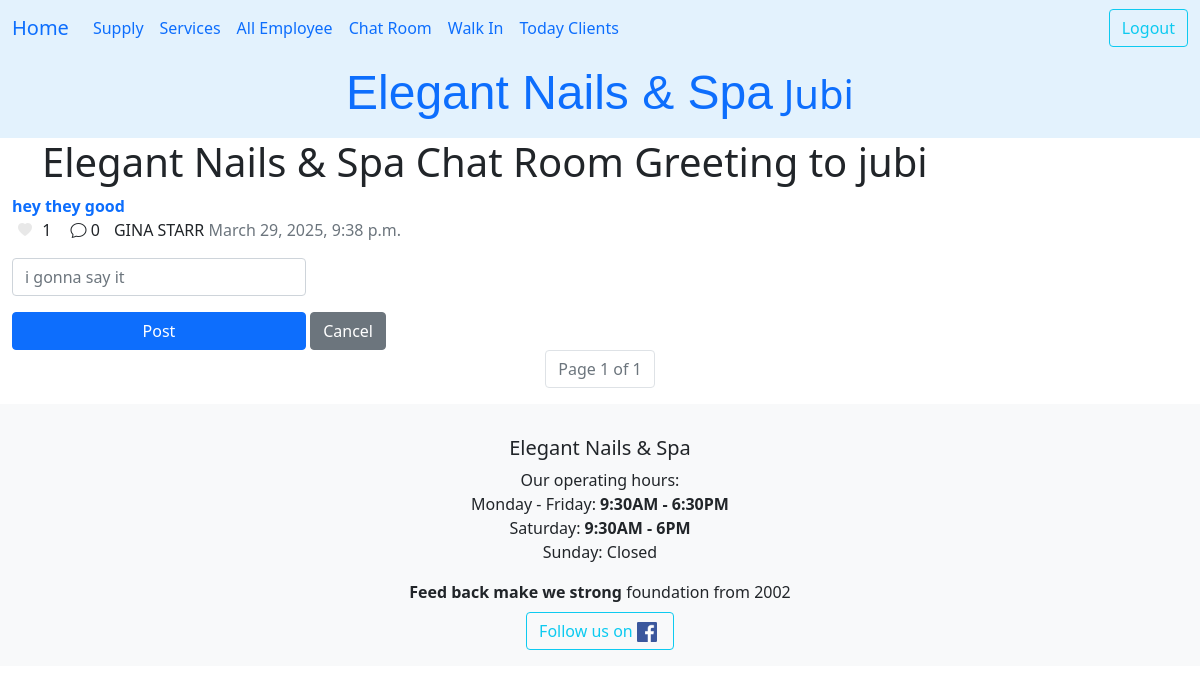
The app's page /ledger/user_chat_room/ (signed in), older data.
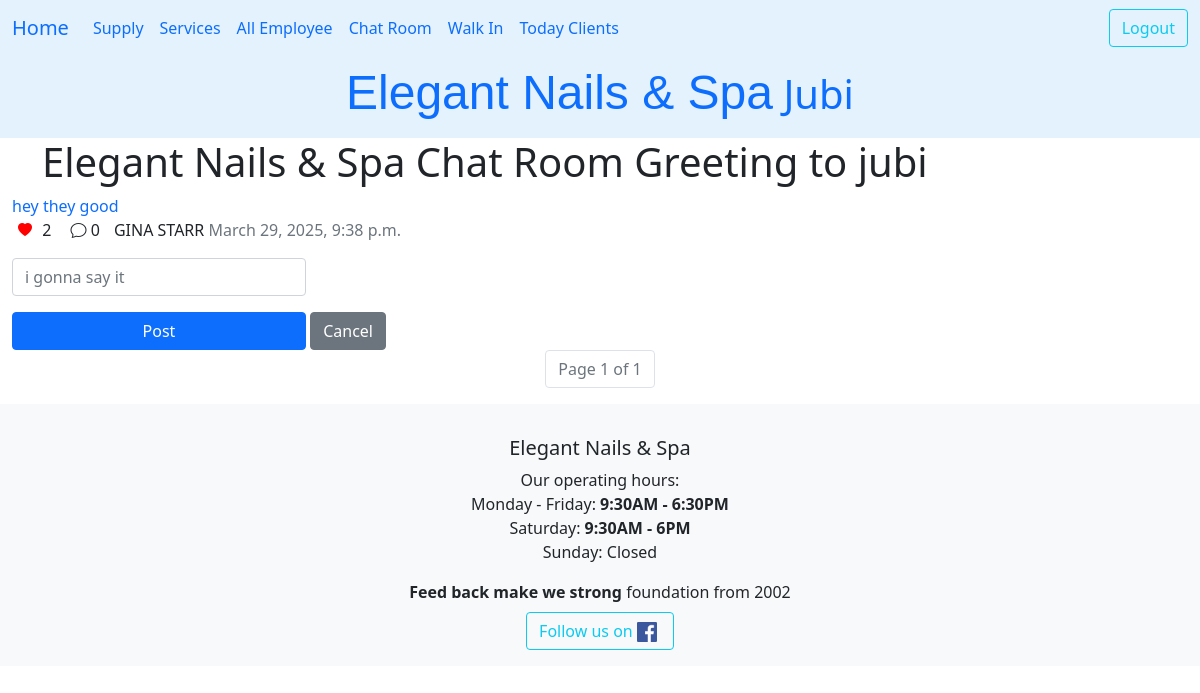
The same page, newer data.
### ledger/models.py (models this page shows, shortened)
class Chat(models.Model):
    isNew = models.BooleanField(default=True)
    text = models.TextField(validators=[MinLengthValidator(1, "What's your message.")])
    created_at = models.DateTimeField(auto_now_add=True)
    reply_to = models.ForeignKey('self', on_delete=models.CASCADE, null=True, blank=True, related_name='replies')
    owner = models.ForeignKey(settings.AUTH_USER_MODEL, on_delete=models.CASCADE, related_name="chats", null=True)
    client = models.ForeignKey(Khach, on_delete=models.CASCADE, related_name="client_chats", null=True, blank=True)
    @property
    def total_likes(self):
        return self.likes.count()
    @property
    def client_name(self):
        return self.client.full_name if self.client else "@Manager"
    @property
    def get_reply_count(self):
        return self.replies.count()
    def get_detail_url(self):
        return reverse('ledger:user_chat_detail', kwargs={'pk': self.pk})

class Khach(models.Model):
    class Status(models.TextChoices):
        online = "Confirmed"
        anyone = "Anyone"
        cancel = "Cancel"
    full_name = models.CharField(max_length=25, validators=[MinLengthValidator(5)])
    phone = PhoneNumberField()
    email = models.EmailField(max_length=40, null=True, blank=True, help_text="Enter your email for booking confirmations.")
    technician = models.ForeignKey(Technician, on_delete=models.SET_NULL, null=True, blank=True, related_name='khachs')
    points = models.PositiveIntegerField(default=0)
    first_comes = models.DateTimeField(editable=False,auto_now_add=True)
    desc = models.TextField(max_length=250,blank=True, null=True)
    services = models.ManyToManyField("Service", blank=True, related_name="khachs")
    status = models.CharField(choices=Status.choices, max_length=20, default=Status.online, help_text="Choose anyone as an alternate!")
    day_comes = models.DateField()
    time_at = models.TimeField()
    tag = models.CharField(max_length=20, null=True, blank=True)
    birthday = models.DateField(null=True, blank=True)
    history = HistoricalRecords()
    class Meta:
        unique_together = ('full_name','phone',)#put email here for production, increase secure for chat
        ordering = ['full_name','-day_comes']

### ledger/views.py (the view)
# urls.py: path('ledger/user_chat_room/', views.UserChatView.as_view(), name="user_chat_room"),
class UserChatView(LoginRequiredMixin, View):
    template = "ledger/user_chat_room.html"
    def get(self, request):
        chu_tai_khoan = request.user
        allChat = Chat.objects.filter(reply_to__isnull=True).order_by('-created_at').select_related("client").prefetch_related(
            Prefetch('likes', queryset=Like.objects.filter(owner=chu_tai_khoan), to_attr='current_owner_like')
        )
        allChat = allChat[:100]
        paginator = Paginator(allChat, 25)
        page_number = request.GET.get('page', 1)
        page_obj = paginator.get_page(page_number)
        chat_form = ChatForm()
        context = {
            'page_obj' : page_obj, 'chat_form': chat_form,
        }
        return render(request, self.template, context)

### ledger/forms.py
class ChatForm(forms.ModelForm):
    text = forms.CharField(required=True,min_length=1, max_length=500, strip=True, label="",
                           widget=forms.TextInput(
                        attrs={'placeholder': 'i gonna say it'}))
    class Meta:
        model = Chat
        fields = ['text']

### ledger/templates/ledger/user_chat_room.html (shortened to what this page needs)
{% extends 'base.html' %}
{% load crispy_forms_tags %}
{% load crispy_forms_filters %}
{% load static %}
{% block heading %}
<h1>Elegant Nails & Spa Chat Room Greeting to {{ user.username }}</h1>
{% endblock heading %}
{% block content %}
    {% for talk in page_obj %}
    <div>
        <a class="text-decoration-none link-offset-2 link-underline link-underline-opacity-0" href="{{ talk.get_detail_url }}">
            <span class="chat-text {% if talk.isNew %}fw-bold{% endif %}">{{ talk.text }} </span>
        </a>
        <p>
            <button class="like-button {% if talk.current_owner_like %}liked{% endif %}"
                data-chat-id="{{ talk.id }}"
                data-url="{% url 'ledger:user_chat_like' talk.id %}">
                <i class="bi bi-heart-fill"></i>
        </button>
        <span class="like-count">
            {{ talk.total_likes }}
        </span>
        <span class="reply-count">
            <i class="bi bi-chat"></i> {{ talk.get_reply_count }}
        </span>
            {% if talk.owner == user %}
            @Manager
            {% else %}
            {{ talk.client_name }}
            {% endif %}
            <span class="fw-light text-secondary">{{ talk.created_at }}</span>
        </p>
    </div>
    {% endfor %}
    <form action="{% url 'ledger:user_chat_create' %}" method="post">
        <div class="form-floating col-md-3 align-items-center">
        <div class="col-auto ">
            {{ chat_form | crispy }}
    </div>
</div>
        <button type="submit" class="btn btn-primary w-25">Post</button>
        <button type="submit" class="btn btn-secondary" onclick="window.location='{% url 'ledger:index' %}'; return false; ">Cancel</button>
    </form>
   <nav aria-label="Page navigation example">
    <ul class="pagination justify-content-center">
        <li class="page-item disabled"><span class="page-link">Page {{ page_obj.number }} of {{ page_obj.paginator.num_pages }}</span></li>
    </ul>
</nav>
<link rel="stylesheet" href="{% static 'css/chat.css' %}">
{% endblock content %}
{% block footer %}
    <strong>Feed back make we strong</strong> foundation from 2002
{% endblock footer %}

Row changes from the older to the newer data that the page shows:
changed Chat "hey they good": isNew True → False (drawn); total_likes "1" → "2"
